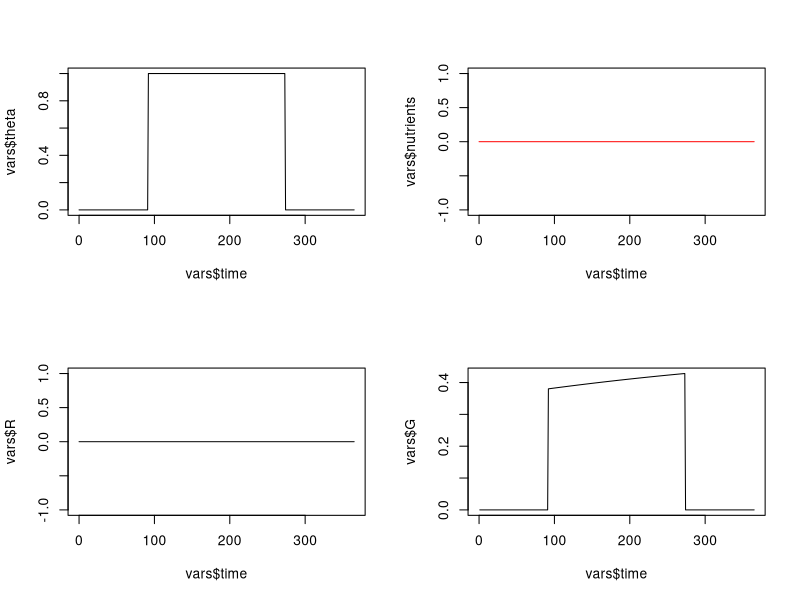

Recreate this plot in R.
# Libraries --------------------------------------------------------------

library(ggplot2)

# Functions --------------------------------------------------------------

theta <- function(t) {
  y <- sin(((2 * pi * t) / T_period) - (pi / 2))

  y > 0
}

growth_rate <- function(t, vars) {
  r * theta(t) * (vars$nutrients**2 / (alpha**2 + vars$nutrients**2))
}

grazing <- function(t, vars) {
  g * theta(t) * (1 - exp(-I * vars$phyto**2))
}

nutrients <- function(t, vars) {
  -vars$R * vars$phyto
}

phyto <- function(t, vars) {
  0.001
}

zoo <- function(t, vars) {
  0.001
}

L_ZN <- function(t, vars) {
  theta(t) * sigma + physical_control(-t) * gamma
}

# Model parameters -------------------------------------------------------

t_0 <- 0
t_f <- 365
dt <- 1

time_seq <- seq(t_0, t_f, dt)

# Constants --------------------------------------------------------------

T_period <- 365
r <- 1
alpha <- 0.1
I <- 1.2
g <- 0.5

# Initialize tracked variables -------------------------------------------
zeros <- rep(0, length(time_seq))

vars <- data.frame(
  "time" = seq(t_0, t_f, dt),
  "theta" = zeros,
  "R" = zeros,
  "nutrients" = zeros,
  "zoo" = zeros,
  "phyto" = zeros,
  "detritus" = zeros
)

vars$nutrients[1] <- 0
vars$zoo[1] <- 1
vars$phyto[1] <- 1
vars$detritus[1] <- 1

# Main model loop --------------------------------------------------------

for (i in 2:length(time_seq)) {
  t <- vars$time[i]
  vars_before <- vars[i - 1, ]

  vars$theta[i] <- theta(t)
  vars$R[i] <- growth_rate(t, vars_before)
  vars$G[i] <- grazing(t, vars_before)

  dNdt <- nutrients(t, vars_before)
  dZdt <- zoo(t, vars_before)
  dPdt <- phyto(t, vars_before)

  vars$nutrients[i] <- vars$nutrients[i - 1] + dNdt * dt
  vars$zoo[i] <- vars$zoo[i - 1] + dZdt * dt
  vars$phyto[i] <- vars$phyto[i - 1] + dPdt * dt
  # vars$detritus[i] <- vars$detritus[i - 1] + detritus(t) * dt
}

# Plot results -----------------------------------------------------------

par(mfrow = c(2, 2))
plot(vars$time, vars$theta, type = "l", col = "black")
plot(vars$time, vars$nutrients, type = "l", col = "red")

plot(vars$time, vars$R, type = "l", col = "black")
plot(vars$time, vars$G, type = "l", col = "black")